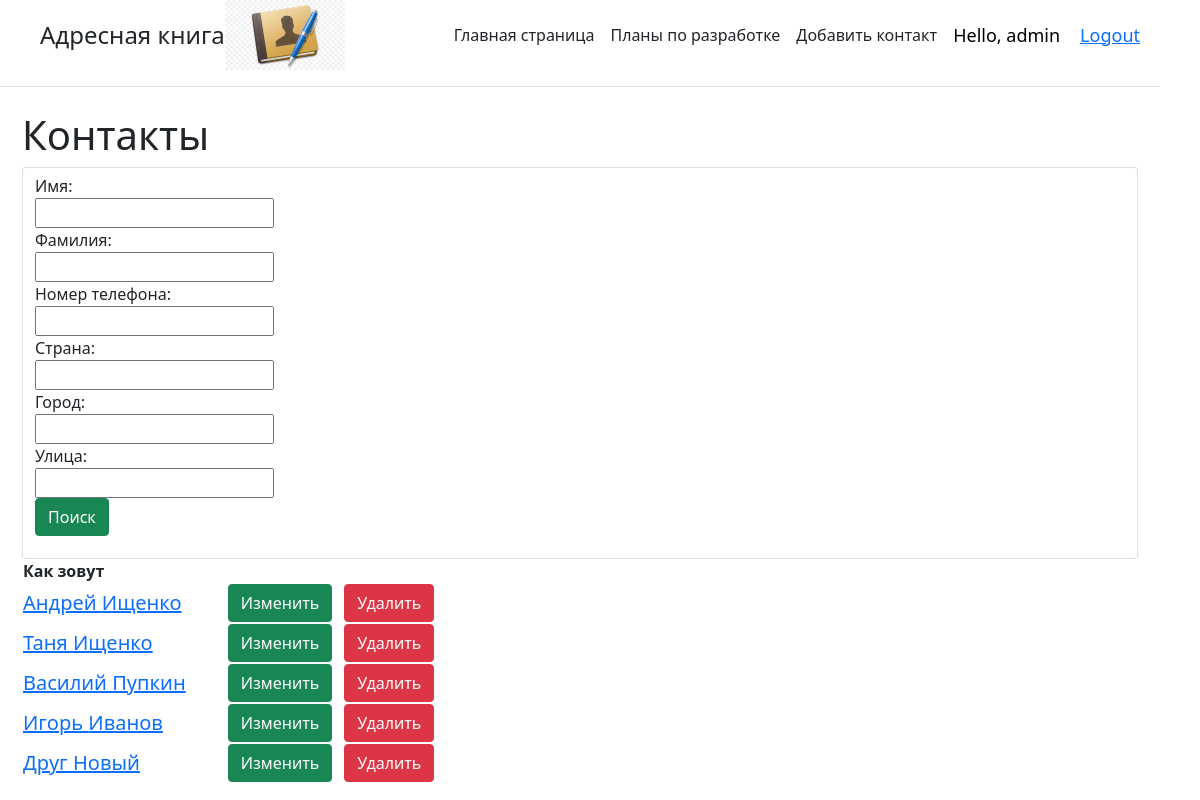
The page / (signed in) on the database as committed earlier.
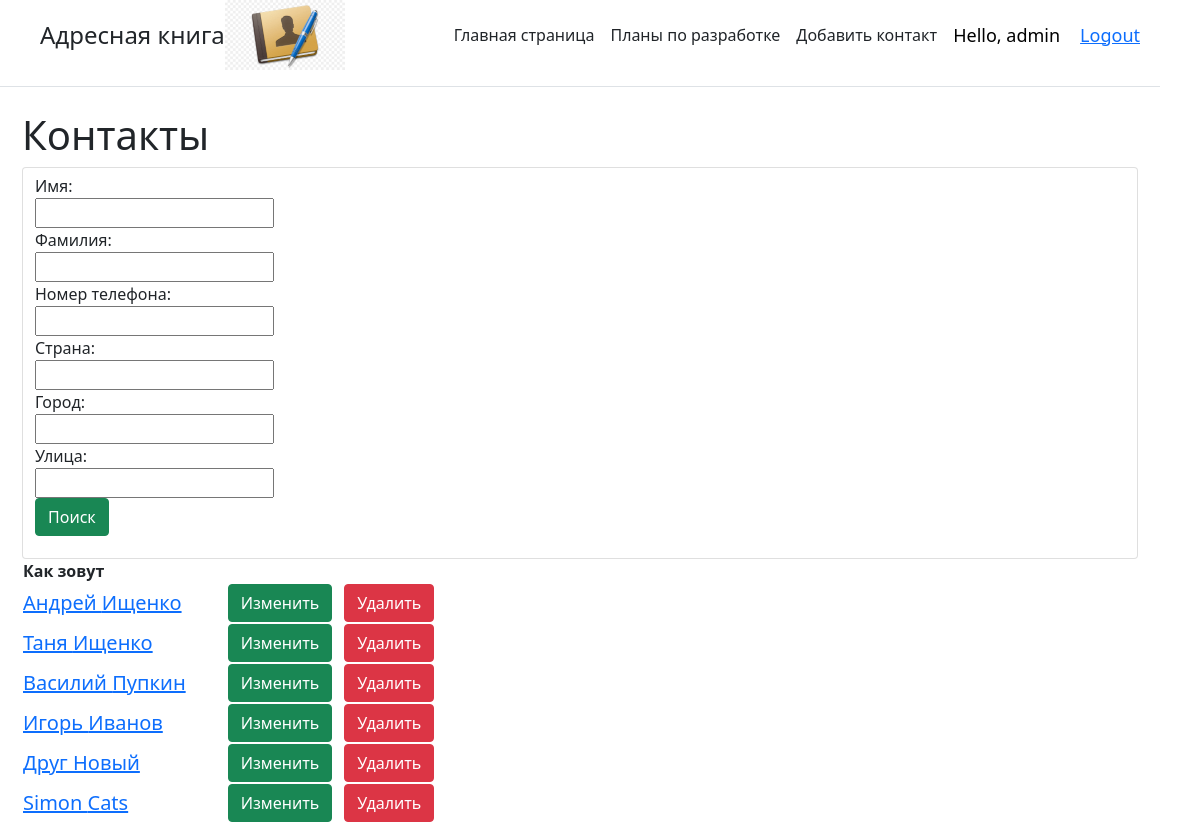
The same page on the database as committed later.
### main/models.py (models this page shows, shortened)
class Task(models.Model):
    name_task = models.CharField('Имя', max_length=50)
    surname = models.CharField('Фамилия', max_length=50, default='')
    phone_num = models.CharField('Номер телефона', max_length=50, default='')
    title = models.CharField('Страна', max_length= 50)
    title2 = models.CharField('Город', max_length=50)
    task = models.CharField('Улица', max_length=50)
    created_time = models.DateTimeField(auto_now_add=True)
    account_pic = models.ImageField(null=True, blank=True)
    class Meta:
        verbose_name = 'Контакт'
        verbose_name_plural = 'Контакты'

### main/views.py (the view)
# urls.py: path('', views.index, name = 'home'),
@login_required(login_url='login')
def index(request):
    tasks = Task.objects.all()
    myFilter = NameFilter(request.GET, queryset=tasks)
    tasks = myFilter.qs
    return render(request,'main/index.html', {'title':'Главная страница сайта', 'tasks': tasks, 'myFilter':myFilter})

### main/templates/main/index.html (shortened to what this page needs)
{% extends 'main/base.html'%}
{% block content %}
<h1> Контакты</h1>
<div class="row-3">
    <div>
        <div class="card form-control">
            <form class="col-2" method="get">
                {{myFilter.form}}
                <br><button class="btn btn-success" type="submit">
                    Поиск</button>
            </form>
        </div>
    </div>
</div>
<table>
    <thead>
        <tr>
            <th>Как зовут</th>
            <th> </th>
        </tr>
    </thead>
    <tbody>
        {% if user == request.user %}
            {%if tasks%}
                {% for element in tasks%}
                <tr >
                    <td><a class="h5" style="margin-right: 40px" href="{%url 'project' element.id%}">{{element.name_task}} {{element.surname}}</a><br>
                    </td>
                    <td><a style="margin-right: 10px" class="btn btn-success" href="{% url 'update' element.id%}">Изменить</a></td>
                    <td><a class="btn btn-danger" href="{% url 'delete' element.id%}" >Удалить</a></td>
                </tr>
                {%endfor%}
            {%else%}
            <p>У нас нет записей</p>
            {%endif%}
        {%endif%}
    </tbody>
</table>
{%endblock%}

Rows that differ between the two databases and show on the page:
added Task: name_task "Simon", surname "Cats"
